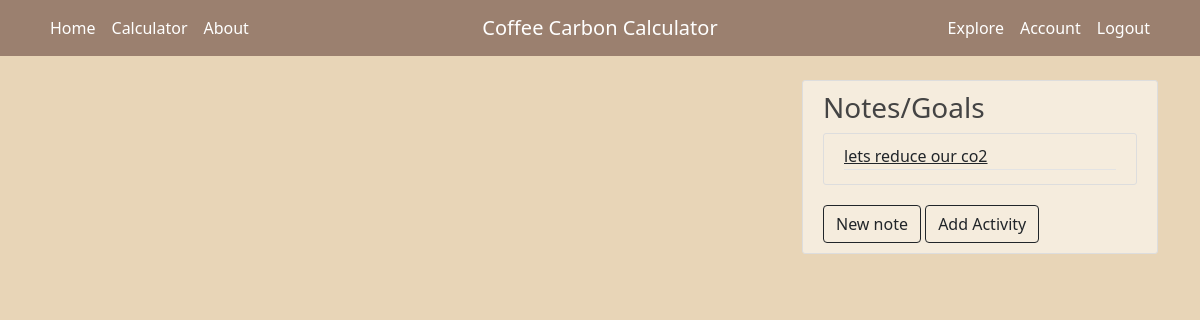
Page / (signed in) on the earlier database version.
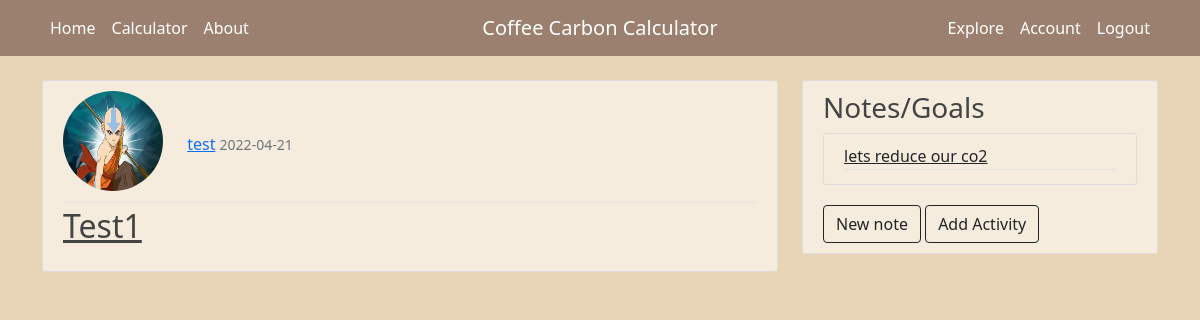
Same page on the later database version.
### coffeeCalc/models.py (models this page shows, shortened)
class Note(db.Model):
    id = db.Column(db.Integer, primary_key=True)
    content = db.Column(db.Text, nullable=False)
    note_user_id = db.Column(db.Integer, db.ForeignKey('user.id'), nullable=False)

class Post(db.Model):
    id = db.Column(db.Integer, primary_key=True)
    title = db.Column(db.String(100), nullable=False)
    start_country = db.Column(db.String(100), nullable=False)
    origin_to_port_distance = db.Column(db.String(100), nullable=False)
    end_location = db.Column(db.String(100), nullable=False)
    port_to_client_distance = db.Column(db.String(100), nullable=False)
    weight = db.Column(db.String(100), nullable = False)
    carbon_cost = db.Column(db.String(100), nullable=True)
    date = db.Column(db.DateTime, nullable=False, default=datetime.utcnow)
    user_id = db.Column(db.Integer, db.ForeignKey('user.id'), nullable=False)

class User(db.Model, UserMixin):
    id = db.Column(db.Integer, primary_key=True)
    username = db.Column(db.String(20), unique=True, nullable=False)
    email = db.Column(db.String(120), unique=True, nullable=False)
    image_file = db.Column(db.String(20), nullable=False, default='default.jpg')
    password = db.Column(db.String(60), nullable=False)
    posts = db.relationship('Post', backref='client', lazy=True)
    notes = db.relationship('Note', backref='client', lazy=True)

### coffeeCalc/routes.py (the view)
@app.route("/")
def home():
    if current_user.is_authenticated:
        posts = Post.query.filter_by(user_id=current_user.id).all()
        posts.reverse()
        notes = Note.query.filter_by(note_user_id=current_user.id).all()
        profile_image = url_for('static', filename='profile_images/' + current_user.image_file)
        return render_template('home.html', posts = posts, notes = notes, profile_image=profile_image)
    return sign_up()

### coffeeCalc/models.py (called while the page is built)
@login_manager.user_loader
def load_user(user_id):
    return User.query.get(int(user_id))

### coffeeCalc/templates/home.html (shortened to what this page needs)
{% extends "layout.html" %} {% block content%} {% for post in posts%}
<article class="media content-section">
  <div class="media-body">
    <div class="article-metadata">
      <img class="rounded-circle account-img" src="{{ profile_image }}" />
      <a class="mr-2" href="{{ url_for('account', user_id=post.user_id) }}"
        >{{ post.client.username }}</a
      >
      <small class="text-muted">{{ post.date.strftime('%Y-%m-%d') }}</small>
    </div>
    <h2>
      <a class="article-title" href="{{ url_for('post', post_id=post.id) }}"
        >{{ post.title }}</a
      >
    </h2>
  </div>
</article>
{% endfor %} {% endblock content %}

### coffeeCalc/templates/layout.html (shortened to what this page needs)
<html>
  <head>
    <link
      href="https://cdn.jsdelivr.net/npm/bootstrap@5.1.3/dist/css/bootstrap.min.css"
      rel="stylesheet"
    />
    <link
      rel="stylesheet"
      type="text/css"
      href="{{ url_for('static', filename = 'main.css')}}"
    />
  </head>
  <body>
    <header class="site-header">
      <nav class="navbar navbar-expand-md cc-nav fixed-top">
        <div class="container">
          <div class="collapse navbar-collapse w-100 order-1 order-md-0 dual-collapse2" id="navbarToggle">
            <div class="navbar-nav mr-auto">
              <a class="nav-item nav-link" href="{{ url_for('home') }}">Home</a>
              <a class="nav-item nav-link" href="{{ url_for('calculation') }}">Calculator</a>
              <a class="nav-item nav-link" href="{{ url_for('about') }}">About</a>
            </div>
          </div>
          <div class="mx-auto order-0">
            <a class="navbar-brand mx-auto" style="color: #ffffff;" href="/">Coffee Carbon Calculator</a>
          </div>
          <div class="navbar-collapse collapse w-100 order-3 dual-collapse2">
            <div class="navbar-nav ms-auto">
              {% if current_user.is_authenticated %}
              <a
              class="nav-item nav-link" href="{{ url_for('explore_users') }}"
               >Explore</a
              >
              <a
                class="nav-item nav-link" href="{{ url_for('account', user_id=current_user.id) }}"
                >Account</a
              >
              <a class="nav-item nav-link" href="{{ url_for('logout') }}"
                >Logout</a
              >
              {% endif %}
            </div>
        </div>
        </div>
      </nav>
    </header>
    <main role="main" class="container">
      <div class="row">
        <div class="col-md-8">
           {% block content %}{% endblock
          %}
        </div>
        <div class="col-md-4">
          <div class="content-section">
            <h3>Notes/Goals</h3>
            {% for note in notes%}
             <article class="media content-section">
              <div class="media-body">
                <div class="article-metadata">
                <a class="link-dark" href="{{ url_for('note', note_id=note.id) }}">{{ note.content }}</a>
              </article>
            {% endfor %}
          {% if current_user.is_authenticated %}
          <a class="btn btn-outline-dark" href="{{ url_for('new_note') }}" role = "button">New note</a>
          <a class="btn btn-outline-dark" href="{{ url_for('new_post') }}" role = "button">Add Activity</a>
          {% endif %}
          </div>
        </div>
      </div>
    </main>
  </body>
</html>

### coffeeCalc/static/main.css (style rules this page uses)
body { background: #e8d5b7; color: #333333; margin-top: 5rem; }
h1, h2, h3, h4, h5, h6 { color: #444444; }
.site-header .navbar-nav .nav-link { color: #ffffff; }
.content-section { background: #f5ecdd; padding: 10px 20px; border: 1px solid #dddddd; border-radius: 3px; margin-bottom: 20px; }
.article-title { color: #444444; }
.article-metadata { padding-bottom: 1px; margin-bottom: 4px; border-bottom: 1px solid #e3e3e3; }
.account-img { height: 100px; width: 100px; margin-right: 20px; margin-bottom: 10px; }
.cc-nav { background-color: #9b806f; color: #5da597; }

Differences in the rows shown:
added Post: client.username "test", date "2022-04-21", title "Test1"
